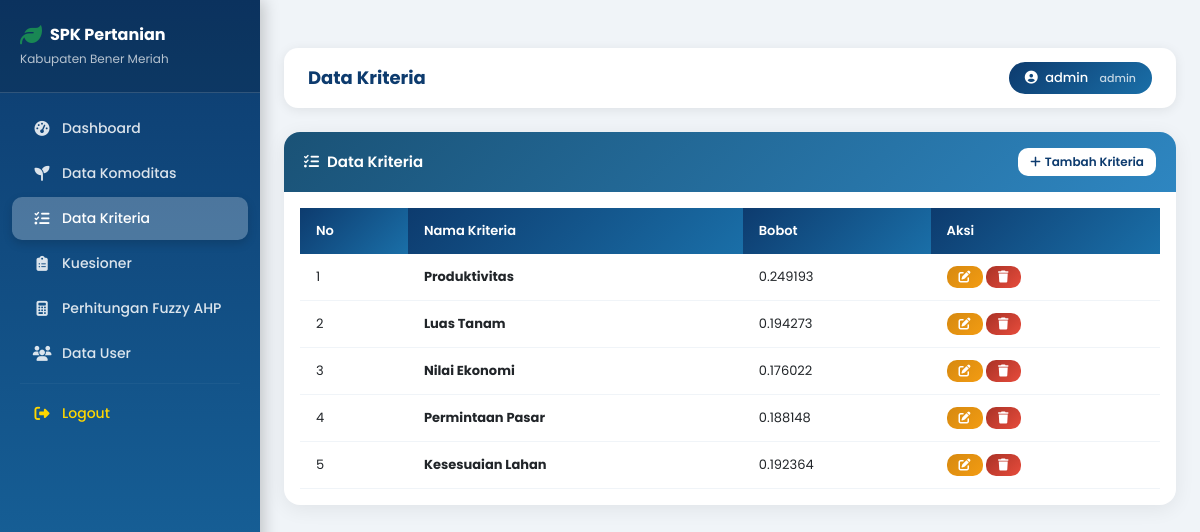
Screenshot of /kriteria (signed in) with the database file from the repository.
### models.py (models this page shows)
class User(UserMixin, db.Model):
    id = db.Column(db.Integer, primary_key=True)
    username = db.Column(db.String(100), unique=True, nullable=False)
    password = db.Column(db.String(200), nullable=False)
    role = db.Column(db.String(20), default='admin')

class Kriteria(db.Model):
    id = db.Column(db.Integer, primary_key=True)
    nama = db.Column(db.String(100), nullable=False)
    bobot = db.Column(db.Float, nullable=False)

### routes.py (the view)
@app.route('/kriteria')
@login_required
def kriteria():
    data = Kriteria.query.all()
    return render_template('kriteria.html', data=data)

### routes.py (called while the page is built)
@login_manager.user_loader
def load_user(user_id):
    return User.query.get(int(user_id))

### templates/kriteria.html (shortened to what this page needs)
{% extends 'base.html' %}
{% block page_title %}Data Kriteria{% endblock %}
{% block content %}
<div class="card">
    <div class="card-header d-flex justify-content-between align-items-center" style="background: linear-gradient(135deg, #1a5276, #2e86c1);">
        <h5 class="text-white mb-0"><i class="fas fa-list-check me-2"></i>Data Kriteria</h5>
        <a href="{{ url_for('tambah_kriteria') }}" class="btn btn-light btn-sm">
            <i class="fas fa-plus me-1"></i>Tambah Kriteria
        </a>
    </div>
    <div class="card-body">
        <div class="table-responsive">
            <table class="table table-hover align-middle">
                <thead>
                    <tr>
                        <th>No</th>
                        <th>Nama Kriteria</th>
                        <th>Bobot</th>
                        <th>Aksi</th>
                    </tr>
                </thead>
                <tbody>
                    {% for k in data %}
                    <tr>
                        <td>{{ loop.index }}</td>
                        <td><strong>{{ k.nama }}</strong></td>
                        <td>{{ k.bobot }}</td>
                        <td>
                            <a href="{{ url_for('ubah_kriteria', id=k.id) }}" class="btn btn-warning btn-sm">
                                <i class="fas fa-edit"></i>
                            </a>
                            <a href="{{ url_for('hapus_kriteria', id=k.id) }}" class="btn btn-danger btn-sm"
                               onclick="return confirm('Yakin ingin menghapus?')">
                                <i class="fas fa-trash"></i>
                            </a>
                        </td>
                    </tr>
                    {% endfor %}
                </tbody>
            </table>
        </div>
    </div>
</div>
{% endblock %}

### templates/base.html (shortened to what this page needs)
html<!DOCTYPE html>
<html lang="id">
<head>
    <link href="https://cdn.jsdelivr.net/npm/bootstrap@5.3.0/dist/css/bootstrap.min.css" rel="stylesheet">
    <link href="https://cdnjs.cloudflare.com/ajax/libs/font-awesome/6.4.0/css/all.min.css" rel="stylesheet">
</head>
<body>
{% if current_user.is_authenticated %}
<div class="sidebar">
    <div class="sidebar-brand">
        <div class="d-flex align-items-center gap-2 mb-1">
            <i class="fas fa-leaf text-success" style="font-size:22px;"></i>
            <h6>SPK Pertanian</h6>
        </div>
        <small>Kabupaten Bener Meriah</small>
    </div>
    <nav>
        <a href="{{ url_for('dashboard') }}" class="nav-link {% if request.endpoint == 'dashboard' %}active{% endif %}">
            <i class="fas fa-tachometer-alt"></i> Dashboard
        </a>
        <a href="{{ url_for('komoditas') }}" class="nav-link {% if request.endpoint == 'komoditas' %}active{% endif %}">
            <i class="fas fa-seedling"></i> Data Komoditas
        </a>
        <a href="{{ url_for('kriteria') }}" class="nav-link {% if request.endpoint == 'kriteria' %}active{% endif %}">
            <i class="fas fa-list-check"></i> Data Kriteria
        </a>
        <a href="{{ url_for('kuesioner') }}" class="nav-link {% if request.endpoint == 'kuesioner' %}active{% endif %}">
            <i class="fas fa-clipboard-list"></i> Kuesioner
        </a>
        <a href="{{ url_for('perhitungan_fuzzy') }}" class="nav-link {% if request.endpoint == 'perhitungan_fuzzy' %}active{% endif %}">
            <i class="fas fa-calculator"></i> Perhitungan Fuzzy AHP
        </a>
        <a href="{{ url_for('user') }}" class="nav-link {% if request.endpoint == 'user' %}active{% endif %}">
            <i class="fas fa-users"></i> Data User
        </a>
        <hr>
        <a href="{{ url_for('logout') }}" class="nav-link text-warning">
            <i class="fas fa-sign-out-alt"></i> Logout
        </a>
    </nav>
</div>
<div class="main-content">
    <div class="navbar-top">
        <h5>{% block page_title %}{% endblock %}</h5>
        <div class="user-badge">
            <i class="fas fa-user-circle me-1"></i> {{ current_user.username }}
            <span class="ms-2 opacity-75" style="font-size:11px;">{{ current_user.role }}</span>
        </div>
    </div>
    {% block content %}{% endblock %}
</div>
{% else %}
    {% block content_login %}{% endblock %}
{% endif %}
</body>
</html>

### templates/base.html (style rules this page uses)
* { font-family: 'Poppins', sans-serif; }
body { background-color: #f0f4f8; }
.sidebar { min-height: 100vh; background: linear-gradient(180deg, #0d3b6e 0%, #1a6fa8 100%); width: 260px; position: fixed; top: 0; left: 0; box-shadow: 4px 0 15px rgba(0,0,0,0.2); z-index: 100; transition: all 0.3s; }
.sidebar-brand { padding: 24px 20px; border-bottom: 1px solid rgba(255,255,255,0.15); background: rgba(0,0,0,0.15); }
.sidebar-brand h6 { font-size: 16px; font-weight: 700; color: white; margin: 0; }
.sidebar-brand small { color: rgba(255,255,255,0.7); font-size: 12px; }
.sidebar nav { padding: 12px 0; }
.sidebar .nav-link { color: rgba(255,255,255,0.85) !important; padding: 11px 20px; margin: 2px 12px; border-radius: 10px; font-size: 14px; font-weight: 500; transition: all 0.25s; display: flex; align-items: center; gap: 10px; }
.sidebar .nav-link.active { background: rgba(255,255,255,0.25); color: white !important; box-shadow: 0 4px 10px rgba(0,0,0,0.15); }
.sidebar .nav-link i { width: 20px; text-align: center; font-size: 15px; }
.sidebar hr { border-color: rgba(255,255,255,0.15); margin: 8px 20px; }
.sidebar .nav-link.text-warning { color: #ffd700 !important; }
.main-content { margin-left: 260px; padding: 24px; min-height: 100vh; }
.navbar-top { background: white; box-shadow: 0 2px 12px rgba(0,0,0,0.08); padding: 14px 24px; margin-bottom: 24px; border-radius: 14px; display: flex; justify-content: space-between; align-items: center; }
.navbar-top h5 { font-weight: 700; color: #0d3b6e; margin: 0; font-size: 18px; }
.navbar-top .user-badge { background: linear-gradient(135deg, #0d3b6e, #1a6fa8); color: white; padding: 6px 16px; border-radius: 20px; font-size: 13px; font-weight: 500; }
.card { border: none; box-shadow: 0 4px 20px rgba(0,0,0,0.07); border-radius: 16px; overflow: hidden; }
.card-header { padding: 16px 20px; border-bottom: none; }
.card-header h5 { font-weight: 600; font-size: 15px; margin: 0; }
.table { margin: 0; }
.table thead th { background: linear-gradient(135deg, #0d3b6e, #1a6fa8) !important; color: white !important; font-weight: 600; font-size: 13px; padding: 13px 16px; border: none; }
.table tbody td { padding: 12px 16px; font-size: 13px; vertical-align: middle; border-color: #f0f4f8; }
.btn { border-radius: 10px; font-weight: 500; font-size: 13px; padding: 8px 18px; transition: all 0.2s; }
.btn-warning { background: linear-gradient(135deg, #d68910, #f39c12); border: none; color: white; }
.btn-danger { background: linear-gradient(135deg, #a93226, #e74c3c); border: none; }
.btn-sm { padding: 5px 12px; font-size: 12px; }
.btn-light { background: white; color: #0d3b6e; border: none; font-weight: 600; }

### rows the page displays
User: username "admin", role "admin"
Kriteria: nama "Produktivitas", bobot "0.249193"
Kriteria: nama "Luas Tanam", bobot "0.194273"
Kriteria: nama "Nilai Ekonomi", bobot "0.176022"
Kriteria: nama "Permintaan Pasar", bobot "0.188148"
Kriteria: nama "Kesesuaian Lahan", bobot "0.192364"
